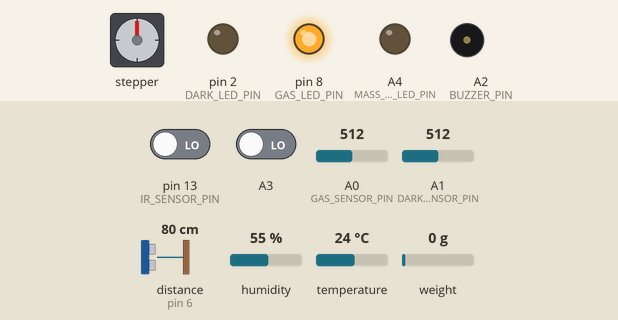
This sketch was run on a simulated Arduino Uno, built with avr-gcc and run on an emulated ATmega328P. On the bench: stepper motor, output pins drawn as LEDs (lit = HIGH), buzzer (waves = sounding, pin HIGH). Wiring (inferred from the names in the program): ultrasonic range finder: trigger pin 7; echo pin 6; stepper motor (2048 steps per turn assumed): coils pin 9, pin 10, pin 11, pin 12. The inputs (shaded band) are chosen by the test bench; at power-on: weight on the scale 0 g, A0 (GAS_SENSOR_PIN) = 512, A1 (DARK_SENSOR_PIN) = 512, A3 LOW, pin 13 (IR_SENSOR_PIN) LOW, distance to the obstacle (sensor on pin 6) 80 cm, humidity 55 %, temperature 24 °C. The echo pulse lasts 58.3 µs per cm; pins used as bus, display or sensor lines are not drawn; what the sketch prints to the serial monitor is not drawn.

Above: at 3.6 s.
3.7 s: weight on the scale set to 457 g
5.2 s: weight on the scale set to 538 g
At 5.7 s:
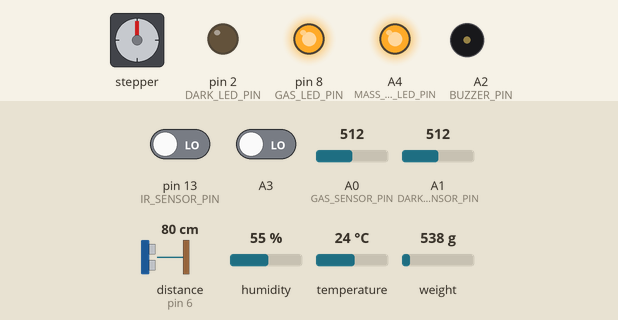
6.7 s: A0 (GAS_SENSOR_PIN) set to 490
At 7.9 s:
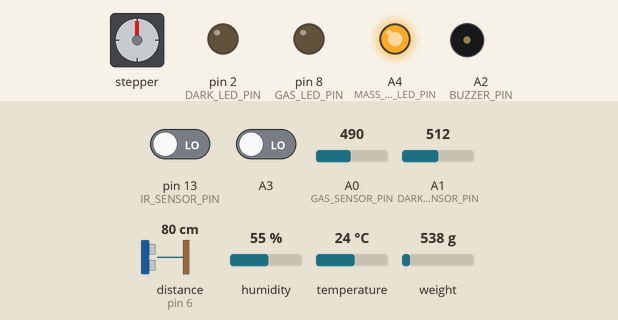
8.2 s: A1 (DARK_SENSOR_PIN) set to 109
9.7 s: A1 (DARK_SENSOR_PIN) set to 90
At 10.8 s:
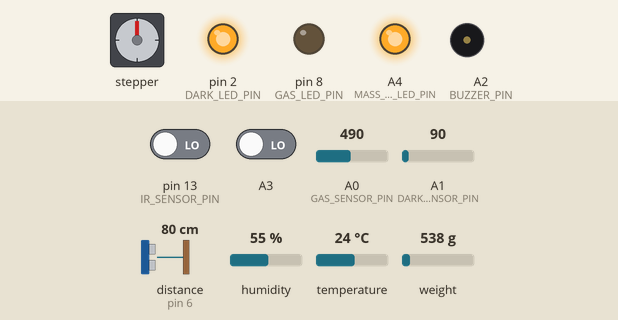
11.2 s: A3 driven HIGH
At 11.7 s:
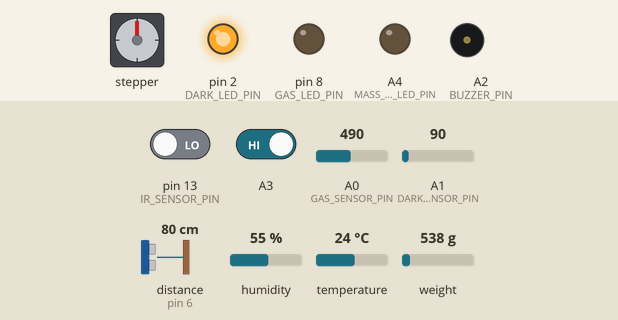
Timing chart, 0 to 60.2 s (numbered marks = the images above; inputs shaded):
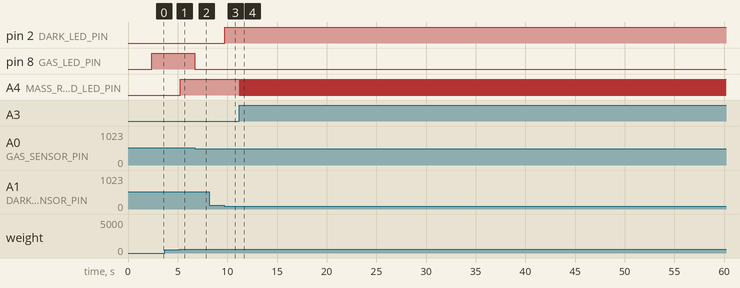

Measured:
- the behaviour switches between 500 and 501 g on weight on the scale (found by bisection; images 0 and 1)
- the behaviour switches between 501 and 500 on A0 (GAS_SENSOR_PIN) (found by bisection; images 1 and 2)
- the behaviour switches between 100 and 99 on A1 (DARK_SENSOR_PIN) (found by bisection; images 2 and 3)
- after the input at 3.7 s, every drawn part: stays the same
- after the input at 5.2 s, A4 (MASS_REACHED_LED_PIN): LOW → HIGH after 0.07 s
- after the input at 6.7 s, pin 8 (GAS_LED_PIN): HIGH → LOW at once
- after the input at 8.2 s, every drawn part: stays the same
- after the input at 9.7 s, pin 2 (DARK_LED_PIN): LOW → HIGH at once
- after the input at 11.2 s, A4 (MASS_REACHED_LED_PIN): HIGH → LOW at once, then repeats every 0.12 s: HIGH 0.02 s, LOW 0.09 s

The sketch:

arduino.ino
```cpp
// Code for Arduino Uno

// INFO Step motor setup
#define STEPPER_PIN_1 9
#define STEPPER_PIN_2 10
#define STEPPER_PIN_3 11
#define STEPPER_PIN_4 12
int step_number = 0;

// INFO Ultrasonic sensor setup
#define ULT_TRIG_PIN 7
#define ULT_ECHO_PIN 6
int distance = 0;
bool blocked = false;
bool objLeft = false;

// INFO Gas sensor setup
#define GAS_SENSOR_PIN A0
#define GAS_LED_PIN 8
int gas_sensor_value = 0;
bool gas_sensor_value_changed = false;

// INFO Load cell setup
#include <HX711_ADC.h>
#define HX711_DOUT 4
#define HX711_SCK 5
#define MASS_REACHED_LED_PIN A4
unsigned long HX711_T = 0;
int MAX_MASS = 500;
bool MASS_REACHED = false;
int load_cell_value;
HX711_ADC LoadCell(HX711_DOUT, HX711_SCK);

// INFO Humidity sensor setup
#include <dht11.h>
#define DHT11PIN 3
bool DHT11_SENT = false;
dht11 DHT11;

// INFO dark sensor setup
#define DARK_SENSOR_PIN A1
#define DARK_LED_PIN 2

// INFO IR sensor setup
#define IR_SENSOR_PIN 13
#define BUZZER_PIN A2

void setup(){
    Serial.begin (9600);

    pinMode(ULT_TRIG_PIN, OUTPUT);
    pinMode(ULT_ECHO_PIN, INPUT);

    pinMode(STEPPER_PIN_1, OUTPUT);
    pinMode(STEPPER_PIN_2, OUTPUT);
    pinMode(STEPPER_PIN_3, OUTPUT);
    pinMode(STEPPER_PIN_4, OUTPUT);

    pinMode(GAS_SENSOR_PIN, INPUT);
    pinMode(GAS_LED_PIN, OUTPUT);

    pinMode(MASS_REACHED_LED_PIN, OUTPUT);
    LoadCell.begin();
    LoadCell.start(2000,true);
    LoadCell.setCalFactor(696.0);

    pinMode(DHT11PIN, INPUT);

    pinMode(DARK_SENSOR_PIN, INPUT);
    pinMode(DARK_LED_PIN, OUTPUT);

    pinMode(IR_SENSOR_PIN, INPUT);
    pinMode(BUZZER_PIN, OUTPUT);
}

void loop(){
    // Ulltrasonic sensor + motor
    objLeft = objLeftSensor();
    if(objLeft){
        // Object detected
        for(int i = 0; i < 2500; i++){
          OneStep(true);
          delay(3);
        }
    }

    // Gas sensor
    gas_sensor_value=analogRead(GAS_SENSOR_PIN);
    if(gas_sensor_value > 500 ){
      digitalWrite(GAS_LED_PIN,HIGH);
      if(!gas_sensor_value_changed){
        Serial.print("Gas detected");
        gas_sensor_value_changed = true;
      }
    }else{
      digitalWrite(GAS_LED_PIN,LOW);
    }

    // Load Cell sensor
    static boolean newDataReady = 0;
    const int serialPrintInterval = 0;
    if (LoadCell.update()) newDataReady = true;
    if (newDataReady) {
      if (millis() > HX711_T + serialPrintInterval) {
        float i = LoadCell.getData();
        // Serial.print("Load_cell output val: ");
        // Serial.println(i);
        if (i>MAX_MASS && !MASS_REACHED){
          MASS_REACHED = true;
          Serial.print("Mass exceeded");
          digitalWrite(MASS_REACHED_LED_PIN,HIGH);
        }
        newDataReady = 0;
        HX711_T = millis();
      }
    }

    // Humidity sensor
    int chk = DHT11.read(DHT11PIN);
    if(DHT11.humidity >80 && !DHT11_SENT){
      // Serial.println((float)DHT11.humidity, 2);
      Serial.println("Humidity too high");
      DHT11_SENT = true;
    }

    // Dark sensor
    int dark_sensor_value = analogRead(DARK_SENSOR_PIN);
    if(dark_sensor_value <100){
      digitalWrite(DARK_LED_PIN,HIGH);
    }else{
      digitalWrite(DARK_LED_PIN,LOW);
    }

    // IR sensor
    if(digitalRead(IR_SENSOR_PIN) == HIGH){
      digitalWrite(BUZZER_PIN, HIGH);
    }else{
      digitalWrite(BUZZER_PIN, LOW);
    }

  // Reset Btn
  if(digitalRead(A3) == HIGH){
    refresh_all_value();
  }
}

void OneStep(bool dir){
    if(dir){
switch(step_number){
  case 0:
  digitalWrite(STEPPER_PIN_1, HIGH);
  digitalWrite(STEPPER_PIN_2, LOW);
  digitalWrite(STEPPER_PIN_3, LOW);
  digitalWrite(STEPPER_PIN_4, LOW);
  break;
  case 1:
  digitalWrite(STEPPER_PIN_1, LOW);
  digitalWrite(STEPPER_PIN_2, HIGH);
  digitalWrite(STEPPER_PIN_3, LOW);
  digitalWrite(STEPPER_PIN_4, LOW);
  break;
  case 2:
  digitalWrite(STEPPER_PIN_1, LOW);
  digitalWrite(STEPPER_PIN_2, LOW);
  digitalWrite(STEPPER_PIN_3, HIGH);
  digitalWrite(STEPPER_PIN_4, LOW);
  break;
  case 3:
  digitalWrite(STEPPER_PIN_1, LOW);
  digitalWrite(STEPPER_PIN_2, LOW);
  digitalWrite(STEPPER_PIN_3, LOW);
  digitalWrite(STEPPER_PIN_4, HIGH);
  break;
}
  }else{
    switch(step_number){
  case 0:
  digitalWrite(STEPPER_PIN_1, LOW);
  digitalWrite(STEPPER_PIN_2, LOW);
  digitalWrite(STEPPER_PIN_3, LOW);
  digitalWrite(STEPPER_PIN_4, HIGH);
  break;
  case 1:
  digitalWrite(STEPPER_PIN_1, LOW);
  digitalWrite(STEPPER_PIN_2, LOW);
  digitalWrite(STEPPER_PIN_3, HIGH);
  digitalWrite(STEPPER_PIN_4, LOW);
  break;
  case 2:
  digitalWrite(STEPPER_PIN_1, LOW);
  digitalWrite(STEPPER_PIN_2, HIGH);
  digitalWrite(STEPPER_PIN_3, LOW);
  digitalWrite(STEPPER_PIN_4, LOW);
  break;
  case 3:
  digitalWrite(STEPPER_PIN_1, HIGH);
  digitalWrite(STEPPER_PIN_2, LOW);
  digitalWrite(STEPPER_PIN_3, LOW);
  digitalWrite(STEPPER_PIN_4, LOW);


}
  }
step_number++;
  if(step_number > 3){
    step_number = 0;
  }
}

bool objLeftSensor(){
    int distance;
    long duration;
    digitalWrite(ULT_TRIG_PIN, LOW);
    delayMicroseconds(2);
    digitalWrite(ULT_TRIG_PIN, HIGH);
    delayMicroseconds(10);
    digitalWrite(ULT_TRIG_PIN, LOW);
    duration = pulseIn(ULT_ECHO_PIN, HIGH);
    distance = duration*0.034/2;
    // Serial.print("Distance: ");
    // Serial.println(distance);
    if(distance > 10 && blocked){
        blocked = false;
        return true;
    }
    if(distance < 10 && !blocked){
        blocked = true;
        return false;
    }
    return false;
}

void refresh_all_value(){
  gas_sensor_value_changed = false;
  MASS_REACHED = false;
  DHT11_SENT = false;
  digitalWrite(MASS_REACHED_LED_PIN,LOW);

  Serial.print("Refreshed");
}
```
